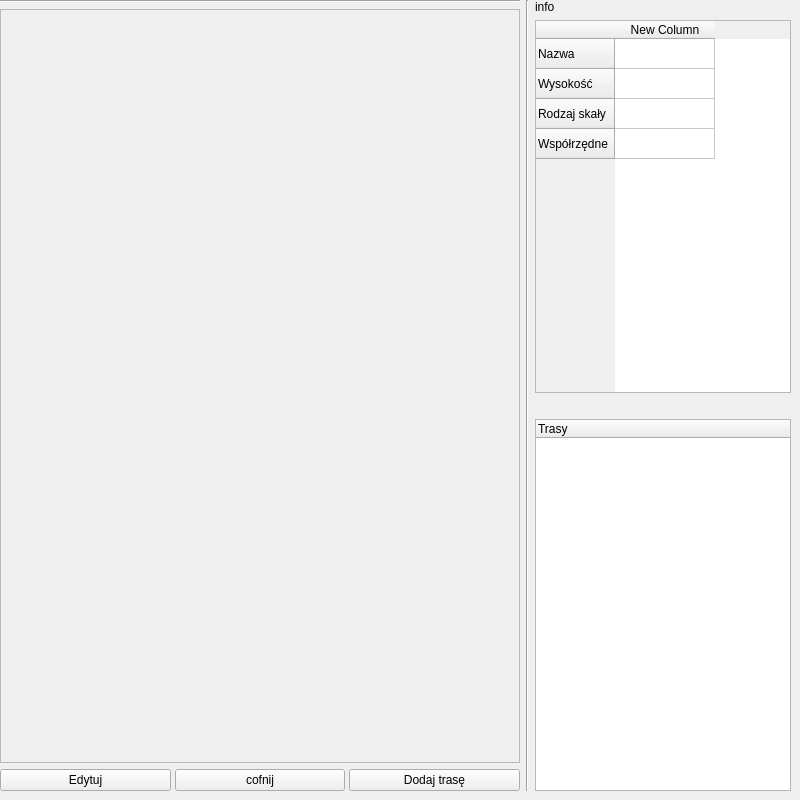
<?xml version="1.0" encoding="UTF-8"?>
<ui version="4.0">
 <class>Skalka</class>
 <widget class="QWidget" name="Skalka">
  <property name="geometry">
   <rect>
    <x>0</x>
    <y>0</y>
    <width>800</width>
    <height>800</height>
   </rect>
  </property>
  <property name="windowTitle">
   <string>Form</string>
  </property>
  <widget class="QWidget" name="horizontalLayoutWidget">
   <property name="geometry">
    <rect>
     <x>0</x>
     <y>0</y>
     <width>791</width>
     <height>791</height>
    </rect>
   </property>
   <layout class="QHBoxLayout" name="horizontalLayout" stretch="2,0,0">
    <item>
     <layout class="QVBoxLayout" name="verticalLayout" stretch="0,3,1">
      <item>
       <widget class="Line" name="line">
        <property name="orientation">
         <enum>Qt::Orientation::Horizontal</enum>
        </property>
       </widget>
      </item>
      <item>
       <widget class="QFrame" name="frame">
        <property name="styleSheet">
         <string notr="true"/>
        </property>
        <property name="frameShape">
         <enum>QFrame::Shape::StyledPanel</enum>
        </property>
        <property name="frameShadow">
         <enum>QFrame::Shadow::Raised</enum>
        </property>
       </widget>
      </item>
      <item>
       <layout class="QHBoxLayout" name="horizontalLayout_3" stretch="0,0,0">
        <property name="spacing">
         <number>4</number>
        </property>
        <property name="sizeConstraint">
         <enum>QLayout::SizeConstraint::SetFixedSize</enum>
        </property>
        <item>
         <widget class="QPushButton" name="edytuj">
          <property name="text">
           <string>Edytuj</string>
          </property>
         </widget>
        </item>
        <item>
         <widget class="QPushButton" name="cofnij">
          <property name="text">
           <string>cofnij</string>
          </property>
         </widget>
        </item>
        <item>
         <widget class="QPushButton" name="dodajTrase">
          <property name="text">
           <string>Dodaj trasę</string>
          </property>
         </widget>
        </item>
       </layout>
      </item>
     </layout>
    </item>
    <item>
     <widget class="Line" name="line_2">
      <property name="orientation">
       <enum>Qt::Orientation::Vertical</enum>
      </property>
     </widget>
    </item>
    <item>
     <layout class="QVBoxLayout" name="verticalLayout_2">
      <item>
       <widget class="QLabel" name="label">
        <property name="text">
         <string>info</string>
        </property>
       </widget>
      </item>
      <item>
       <widget class="QTableWidget" name="tabela">
        <row>
         <property name="text">
          <string>Nazwa</string>
         </property>
        </row>
        <row>
         <property name="text">
          <string>Wysokość</string>
         </property>
        </row>
        <row>
         <property name="text">
          <string>Rodzaj skały</string>
         </property>
        </row>
        <row>
         <property name="text">
          <string>Współrzędne</string>
         </property>
        </row>
        <column>
         <property name="text">
          <string>New Column</string>
         </property>
        </column>
        <item row="0" column="0">
         <property name="text">
          <string/>
         </property>
        </item>
        <item row="1" column="0">
         <property name="text">
          <string/>
         </property>
        </item>
        <item row="2" column="0">
         <property name="text">
          <string/>
         </property>
        </item>
        <item row="3" column="0">
         <property name="text">
          <string/>
         </property>
        </item>
       </widget>
      </item>
      <item>
       <widget class="QLabel" name="label_2">
        <property name="text">
         <string/>
        </property>
       </widget>
      </item>
      <item>
       <widget class="QTreeWidget" name="trasy">
        <column>
         <property name="text">
          <string>Trasy</string>
         </property>
        </column>
        <item>
         <property name="text">
          <string/>
         </property>
        </item>
       </widget>
      </item>
     </layout>
    </item>
   </layout>
  </widget>
 </widget>
 <resources/>
 <connections/>
</ui>
